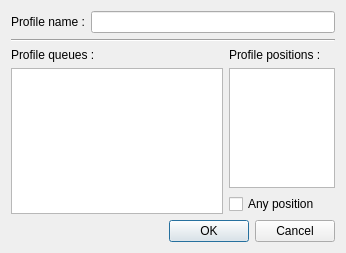
<?xml version="1.0" encoding="UTF-8"?>
<ui version="4.0">
 <class>Dialog</class>
 <widget class="QDialog" name="Dialog">
  <property name="geometry">
   <rect>
    <x>0</x>
    <y>0</y>
    <width>346</width>
    <height>253</height>
   </rect>
  </property>
  <property name="windowTitle">
   <string>Add profile</string>
  </property>
  <property name="modal">
   <bool>true</bool>
  </property>
  <layout class="QVBoxLayout" name="verticalLayout">
   <item>
    <layout class="QHBoxLayout" name="horizontalLayout">
     <item>
      <widget class="QLabel" name="label">
       <property name="text">
        <string>Profile name :</string>
       </property>
      </widget>
     </item>
     <item>
      <widget class="QLineEdit" name="dialog_edit_profile_name_lineedit"/>
     </item>
    </layout>
   </item>
   <item>
    <widget class="Line" name="line">
     <property name="orientation">
      <enum>Qt::Horizontal</enum>
     </property>
    </widget>
   </item>
   <item>
    <layout class="QHBoxLayout" name="horizontalLayout_6" stretch="2,1">
     <item>
      <layout class="QVBoxLayout" name="verticalLayout_4">
       <item>
        <widget class="QLabel" name="label_2">
         <property name="text">
          <string>Profile queues :</string>
         </property>
        </widget>
       </item>
       <item>
        <widget class="QListWidget" name="dialog_edit_profile_queues_list">
         <property name="editTriggers">
          <set>QAbstractItemView::NoEditTriggers</set>
         </property>
        </widget>
       </item>
      </layout>
     </item>
     <item>
      <layout class="QVBoxLayout" name="verticalLayout_3">
       <item>
        <widget class="QLabel" name="label_3">
         <property name="text">
          <string>Profile positions :</string>
         </property>
        </widget>
       </item>
       <item>
        <widget class="QListWidget" name="dialog_edit_profile_positions_list">
         <property name="editTriggers">
          <set>QAbstractItemView::NoEditTriggers</set>
         </property>
        </widget>
       </item>
       <item>
        <widget class="QCheckBox" name="dialog_edit_profile_positions_any_checkbox">
         <property name="text">
          <string>Any position</string>
         </property>
        </widget>
       </item>
      </layout>
     </item>
    </layout>
   </item>
   <item>
    <widget class="QDialogButtonBox" name="buttonBox">
     <property name="enabled">
      <bool>true</bool>
     </property>
     <property name="orientation">
      <enum>Qt::Horizontal</enum>
     </property>
     <property name="standardButtons">
      <set>QDialogButtonBox::Cancel|QDialogButtonBox::Ok</set>
     </property>
    </widget>
   </item>
  </layout>
 </widget>
 <resources/>
 <connections>
  <connection>
   <sender>buttonBox</sender>
   <signal>accepted()</signal>
   <receiver>Dialog</receiver>
   <slot>accept()</slot>
   <hints>
    <hint type="sourcelabel">
     <x>248</x>
     <y>254</y>
    </hint>
    <hint type="destinationlabel">
     <x>157</x>
     <y>274</y>
    </hint>
   </hints>
  </connection>
  <connection>
   <sender>buttonBox</sender>
   <signal>rejected()</signal>
   <receiver>Dialog</receiver>
   <slot>reject()</slot>
   <hints>
    <hint type="sourcelabel">
     <x>316</x>
     <y>260</y>
    </hint>
    <hint type="destinationlabel">
     <x>286</x>
     <y>274</y>
    </hint>
   </hints>
  </connection>
 </connections>
</ui>
